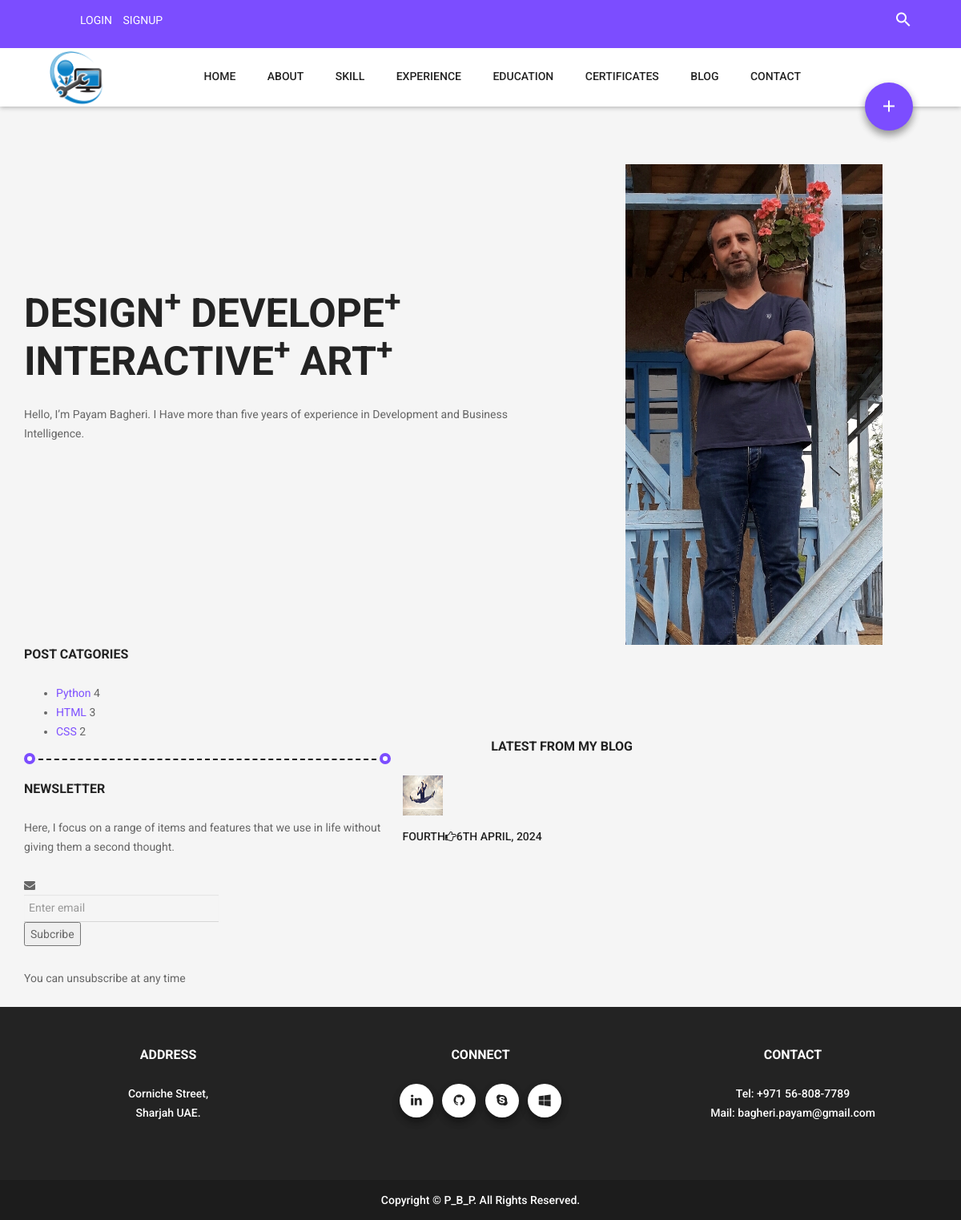
Before: / with the older database file.
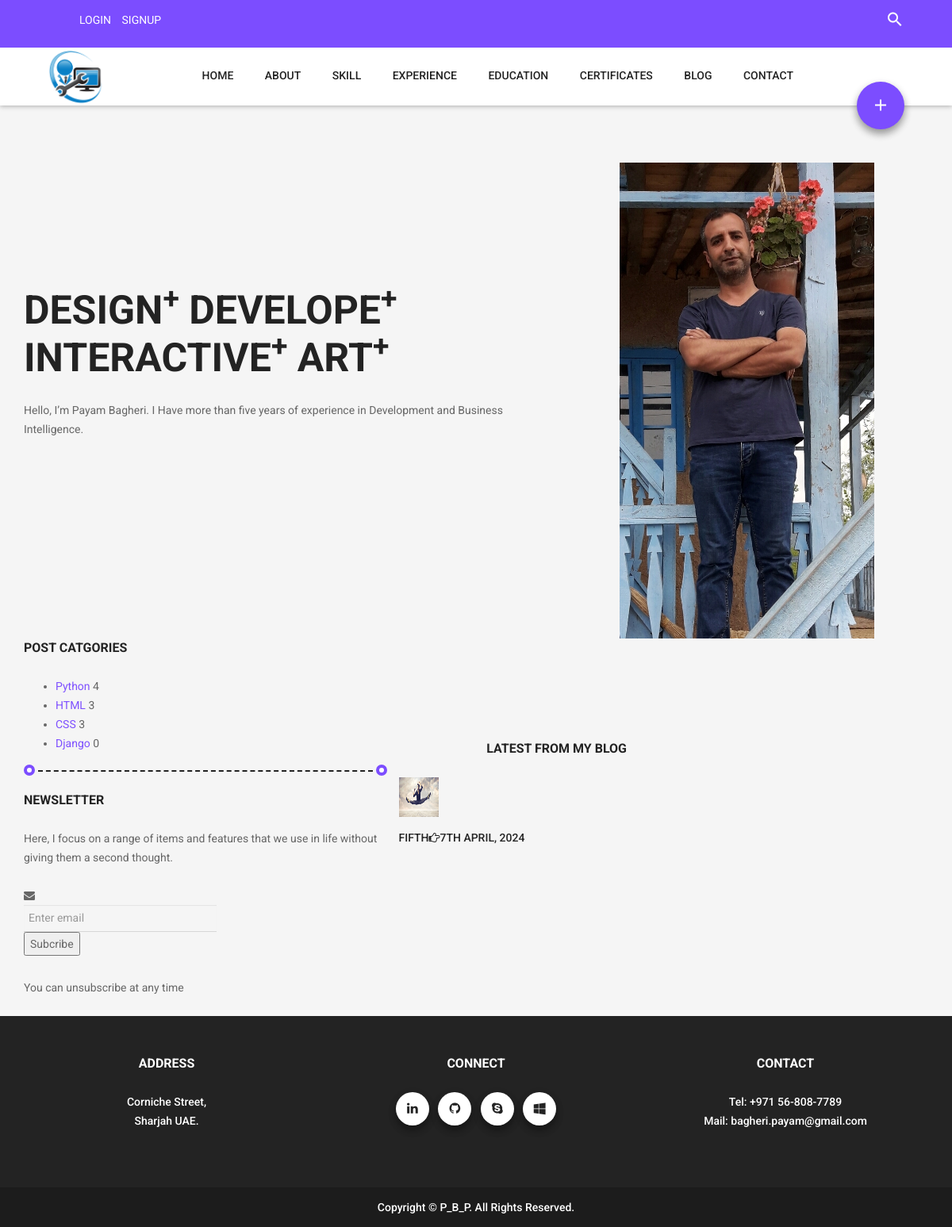
After: the same page with the newer database file.
### blog/models.py (models this page shows, shortened)
class Category(models.Model):
    name = models.CharField(max_length=255)
    def __str__(self):
        return self.name

class Post(models.Model):
    image = models.ImageField(upload_to = 'blog/', default='blog/default.jpg')
    image_home = models.ImageField(upload_to = 'blog/', default='blog/default.jpg')
    author = models.ForeignKey(User, on_delete=models.SET_NULL, null=True)
    title = models.CharField(max_length=255)
    content = models.TextField()
    tags =TaggableManager()
    category =models.ManyToManyField(Category)
    counted_view = models.IntegerField(default=0)
    status = models.BooleanField(default=False)
    login_require = models.BooleanField(default=False)
    created_date = models.DateTimeField(auto_now_add=True)
    updated_date = models.DateTimeField(auto_now=True)
    published_date = models.DateTimeField(null=True)
    class Meta:
        ordering = ['-published_date']

### website/views.py (the view)
# urls.py: path('', index_view, name='index'),
def index_view(request):
    return render(request, 'website/index.html')

### blog/templatetags/blog_tags.py (called while the page is built)
@register.inclusion_tag('blog/blog-latest.html')
def latestposts(arg=1):
    posts = Post.objects.exclude(published_date__gt=timezone.now()).exclude (status= 0)[:arg]
    return {'posts': posts}

@register.inclusion_tag('blog/blog-post-categories.html')
def categories():
    posts = Post.objects.exclude(published_date__gt=timezone.now()).exclude (status= 0)
    categories=Category.objects.all()
    cat_dict={}
    for name in categories:
        cat_dict[name]=posts.filter(category=name).count()
    return {'categories': cat_dict}

### templates/website/index.html
{% extends 'base.html' %}
{% load static %}
{% load blog_tags %}
{% block content %}
		<div class="sections">
			<div class="sections-wrapper clearfix">
				<section id="section1" class="no-padding-bottom active">
					<div class="container">
						<div class="row">
							<div class="col-sm-7 vertical-center padding-fix">
								<h1>Design<sup>+</sup> Develope<sup>+</sup> Interactive<sup>+</sup> Art<sup>+</sup></h1>
								<p>Hello, I’m Payam Bagheri. I Have more than five years of experience in Development and Business Intelligence.</p>
							</div>
							<div class="col-sm-5 vertical-center">
								<img src="{% static 'images/man.png' %}"  alt="man" class="img-responsive section-img">
							</div>
						</div>
							<div class="row">
								<div class="col-sm-5 vertical-center">
									{% categories %}
									{% include 'blog/blog-newsletter.html' %}
								</div>
								<div class="col-sm-7 vertical-center padding-fix">
									{% latestposts %}
								</div>
							</div>
					</div>
				</section>
			</div>
		</div>
		{% endblock %}

### templates/blog/blog-latest.html
{% load static %}
{% load blog_tags %}
    <div class="row d-flex justify-content-center">
      <div class="menu-content pb-60 col-lg-7">
        <div class="title text-center">
          <h4 class="mb-10">Latest from My Blog</h4>
        </div>
      </div>
    </div>
    <div class="row">
      <div class="active-recent-blog-carusel">
        {% for post in posts %}
          <div class="single-recent-blog-post item">
            <div class="thumb">
              <img class="img-fluid" src="{{ post.image.url }}" style = "height: 50px; width: 50px;" alt="" />
            </div>
            <div class="details">
              <a href="{% url 'blog:single' pid=post.id %}"><h6>{{ post.title }}<span class="fa fa-hand-o-right"></span>{{ post.published_date|date:'jS F, Y' }}</h6></a>
            </div>
          </div>
        {% endfor %}
      </div>
    </div>

### templates/blog/blog-post-categories.html
{% load static %}
{% load blog_tags %}
<div class="single-sidebar-widget post-category-widget">
  <h4 class="category-title">Post Catgories</h4>
  <ul class="cat-list">
    {% for name, count in categories.items %}
      <li>
        <div class="d-flex justify-content-between">
        <a href="{% url 'blog:category' cat_name=name %}" class="d-flex justify-content-between">
          <span>{{ name }}</span></a>
          <span>{{ count }}</span>
        </div>
      </li>
    {% endfor %}
  </ul>
  <div class="signature"></div>
</div>

Changed rows visible on the page:
no longer on this page (row edited): Post: image (picture), title "FOURTH", published_date "6TH APRIL, 2024"
computed for Category "CSS": id "2" → "3"
added Category: name "Django", count "0"
added Post: image (picture), title "FIFTH", published_date "7TH APRIL, 2024"
